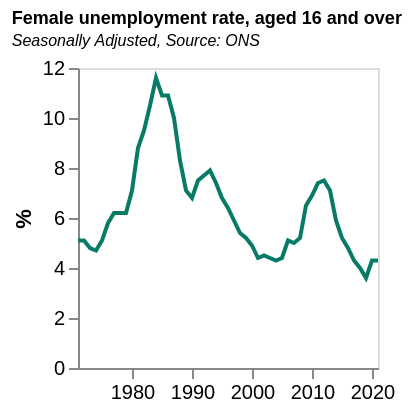

Source (Vega-Lite JSON):
### Vega-Lite specification from a JSON file in a GitHub repository (floating-point values rounded to 4 significant figures)
{"$schema": "https://vega.github.io/schema/vega-lite/v5.json", "data": {"values": [{"date": "1971", "label": "1971", "month": "", "quarter": "", "sourceDataset": "LMS", "updateDate": "2015-10-13T23:00:00.000Z", "value": "5.1", "year": "1971"}, {"date": "1972", "label": "1972", "month": "", "quarter": "", "sourceDataset": "LMS", "updateDate": "2015-10-13T23:00:00.000Z", "value": "5.1", "year": "1972"}, {"date": "1973", "label": "1973", "month": "", "quarter": "", "sourceDataset": "LMS", "updateDate": "2015-10-13T23:00:00.000Z", "value": "4.8", "year": "1973"}, {"date": "1974", "label": "1974", "month": "", "quarter": "", "sourceDataset": "LMS", "updateDate": "2015-10-13T23:00:00.000Z", "value": "4.7", "year": "1974"}, {"date": "1975", "label": "1975", "month": "", "quarter": "", "sourceDataset": "LMS", "updateDate": "2015-10-13T23:00:00.000Z", "value": "5.1", "year": "1975"}, {"date": "1976", "label": "1976", "month": "", "quarter": "", "sourceDataset": "LMS", "updateDate": "2015-10-13T23:00:00.000Z", "value": "5.8", "year": "1976"}, {"date": "1977", "label": "1977", "month": "", "quarter": "", "sourceDataset": "LMS", "updateDate": "2015-10-13T23:00:00.000Z", "value": "6.2", "year": "1977"}, {"date": "1978", "label": "1978", "month": "", "quarter": "", "sourceDataset": "LMS", "updateDate": "2015-10-13T23:00:00.000Z", "value": "6.2", "year": "1978"}, {"date": "1979", "label": "1979", "month": "", "quarter": "", "sourceDataset": "LMS", "updateDate": "2015-10-13T23:00:00.000Z", "value": "6.2", "year": "1979"}, {"date": "1980", "label": "1980", "month": "", "quarter": "", "sourceDataset": "LMS", "updateDate": "2015-10-13T23:00:00.000Z", "value": "7.1", "year": "1980"}, {"date": "1981", "label": "1981", "month": "", "quarter": "", "sourceDataset": "LMS", "updateDate": "2015-10-13T23:00:00.000Z", "value": "8.8", "year": "1981"}, {"date": "1982", "label": "1982", "month": "", "quarter": "", "sourceDataset": "LMS", "updateDate": "2015-10-13T23:00:00.000Z", "value": "9.5", "year": "1982"}, {"date": "1983", "label": "1983", "month": "", "quarter": "", "sourceDataset": "LMS", "updateDate": "2015-10-13T23:00:00.000Z", "value": "10.5", "year": "1983"}, {"date": "1984", "label": "1984", "month": "", "quarter": "", "sourceDataset": "LMS", "updateDate": "2015-10-13T23:00:00.000Z", "value": "11.6", "year": "1984"}, {"date": "1985", "label": "1985", "month": "", "quarter": "", "sourceDataset": "LMS", "updateDate": "2015-10-13T23:00:00.000Z", "value": "10.9", "year": "1985"}, {"date": "1986", "label": "1986", "month": "", "quarter": "", "sourceDataset": "LMS", "updateDate": "2015-10-13T23:00:00.000Z", "value": "10.9", "year": "1986"}, {"date": "1987", "label": "1987", "month": "", "quarter": "", "sourceDataset": "LMS", "updateDate": "2015-10-13T23:00:00.000Z", "value": "10.0", "year": "1987"}, {"date": "1988", "label": "1988", "month": "", "quarter": "", "sourceDataset": "LMS", "updateDate": "2015-10-13T23:00:00.000Z", "value": "8.3", "year": "1988"}, {"date": "1989", "label": "1989", "month": "", "quarter": "", "sourceDataset": "LMS", "updateDate": "2015-10-13T23:00:00.000Z", "value": "7.1", "year": "1989"}, {"date": "1990", "label": "1990", "month": "", "quarter": "", "sourceDataset": "LMS", "updateDate": "2015-10-13T23:00:00.000Z", "value": "6.8", "year": "1990"}, {"date": "1991", "label": "1991", "month": "", "quarter": "", "sourceDataset": "LMS", "updateDate": "2015-10-13T23:00:00.000Z", "value": "7.5", "year": "1991"}, {"date": "1992", "label": "1992", "month": "", "quarter": "", "sourceDataset": "LMS", "updateDate": "2015-10-13T23:00:00.000Z", "value": "7.7", "year": "1992"}, {"date": "1993", "label": "1993", "month": "", "quarter": "", "sourceDataset": "LMS", "updateDate": "2015-10-13T23:00:00.000Z", "value": "7.9", "year": "1993"}, {"date": "1994", "label": "1994", "month": "", "quarter": "", "sourceDataset": "LMS", "updateDate": "2015-10-13T23:00:00.000Z", "value": "7.4", "year": "1994"}, {"date": "1995", "label": "1995", "month": "", "quarter": "", "sourceDataset": "LMS", "updateDate": "2015-10-13T23:00:00.000Z", "value": "6.8", "year": "1995"}, {"date": "1996", "label": "1996", "month": "", "quarter": "", "sourceDataset": "LMS", "updateDate": "2015-10-13T23:00:00.000Z", "value": "6.4", "year": "1996"}, {"date": "1997", "label": "1997", "month": "", "quarter": "", "sourceDataset": "LMS", "updateDate": "2015-10-13T23:00:00.000Z", "value": "5.9", "year": "1997"}, {"date": "1998", "label": "1998", "month": "", "quarter": "", "sourceDataset": "LMS", "updateDate": "2015-10-13T23:00:00.000Z", "value": "5.4", "year": "1998"}, {"date": "1999", "label": "1999", "month": "", "quarter": "", "sourceDataset": "LMS", "updateDate": "2015-10-13T23:00:00.000Z", "value": "5.2", "year": "1999"}, {"date": "2000", "label": "2000", "month": "", "quarter": "", "sourceDataset": "LMS", "updateDate": "2015-10-13T23:00:00.000Z", "value": "4.9", "year": "2000"}, {"date": "2001", "label": "2001", "month": "", "quarter": "", "sourceDataset": "LMS", "updateDate": "2015-10-13T23:00:00.000Z", "value": "4.4", "year": "2001"}, {"date": "2002", "label": "2002", "month": "", "quarter": "", "sourceDataset": "LMS", "updateDate": "2015-10-13T23:00:00.000Z", "value": "4.5", "year": "2002"}, {"date": "2003", "label": "2003", "month": "", "quarter": "", "sourceDataset": "LMS", "updateDate": "2015-10-13T23:00:00.000Z", "value": "4.4", "year": "2003"}, {"date": "2004", "label": "2004", "month": "", "quarter": "", "sourceDataset": "LMS", "updateDate": "2015-10-13T23:00:00.000Z", "value": "4.3", "year": "2004"}, {"date": "2005", "label": "2005", "month": "", "quarter": "", "sourceDataset": "LMS", "updateDate": "2015-10-13T23:00:00.000Z", "value": "4.4", "year": "2005"}, {"date": "2006", "label": "2006", "month": "", "quarter": "", "sourceDataset": "LMS", "updateDate": "2015-10-13T23:00:00.000Z", "value": "5.1", "year": "2006"}, {"date": "2007", "label": "2007", "month": "", "quarter": "", "sourceDataset": "LMS", "updateDate": "2015-10-13T23:00:00.000Z", "value": "5.0", "year": "2007"}, {"date": "2008", "label": "2008", "month": "", "quarter": "", "sourceDataset": "LMS", "updateDate": "2015-10-13T23:00:00.000Z", "value": "5.2", "year": "2008"}, {"date": "2009", "label": "2009", "month": "", "quarter": "", "sourceDataset": "LMS", "updateDate": "2015-10-13T23:00:00.000Z", "value": "6.5", "year": "2009"}, {"date": "2010", "label": "2010", "month": "", "quarter": "", "sourceDataset": "LMS", "updateDate": "2015-10-13T23:00:00.000Z", "value": "6.9", "year": "2010"}, {"date": "2011", "label": "2011", "month": "", "quarter": "", "sourceDataset": "LMS", "updateDate": "2015-10-13T23:00:00.000Z", "value": "7.4", "year": "2011"}, {"date": "2012", "label": "2012", "month": "", "quarter": "", "sourceDataset": "LMS", "updateDate": "2015-10-13T23:00:00.000Z", "value": "7.5", "year": "2012"}, {"date": "2013", "label": "2013", "month": "", "quarter": "", "sourceDataset": "LMS", "updateDate": "2016-05-18T08:30:00.000Z", "value": "7.1", "year": "2013"}, {"date": "2014", "label": "2014", "month": "", "quarter": "", "sourceDataset": "LMS", "updateDate": "2015-10-13T23:00:00.000Z", "value": "5.9", "year": "2014"}, {"date": "2015", "label": "2015", "month": "", "quarter": "", "sourceDataset": "LMS", "updateDate": "2016-03-16T09:30:00.000Z", "value": "5.2", "year": "2015"}, {"date": "2016", "label": "2016", "month": "", "quarter": "", "sourceDataset": "LMS", "updateDate": "2017-02-15T00:00:00.000Z", "value": "4.8", "year": "2016"}, {"date": "2017", "label": "2017", "month": "", "quarter": "", "sourceDataset": "LMS", "updateDate": "2018-02-21T00:00:00.000Z", "value": "4.3", "year": "2017"}, {"date": "2018", "label": "2018", "month": "", "quarter": "", "sourceDataset": "LMS", "updateDate": "2019-02-19T00:00:00.000Z", "value": "4.0", "year": "2018"}, {"date": "2019", "label": "2019", "month": "", "quarter": "", "sourceDataset": "LMS", "updateDate": "2020-02-18T00:00:00.000Z", "value": "3.6", "year": "2019"}, {"date": "2020", "label": "2020", "month": "", "quarter": "", "sourceDataset": "LMS", "updateDate": "2021-07-14T23:00:00.000Z", "value": "4.3", "year": "2020"}, {"date": "2021", "label": "2021", "month": "", "quarter": "", "sourceDataset": "LMS", "updateDate": "2022-02-15T00:00:00.000Z", "value": "4.3", "year": "2021"}], "format": {"parse": {"date": "date"}}}, "title": {"text": "Female unemployment rate, aged 16 and over", "fontSize": 9, "subtitle": "Seasonally Adjusted, Source: ONS", "subtitleFontStyle": "italic", "subtitleFontSize": 8, "anchor": "start", "color": "black"}, "width": 150, "height": 150, "mark": {"type": "line", "color": "rgb(8,123,102"}, "encoding": {"x": {"field": "date", "type": "temporal", "axis": {"grid": false}, "title": ""}, "y": {"field": "value", "type": "quantitative", "axis": {"grid": false}, "title": "%"}}}
